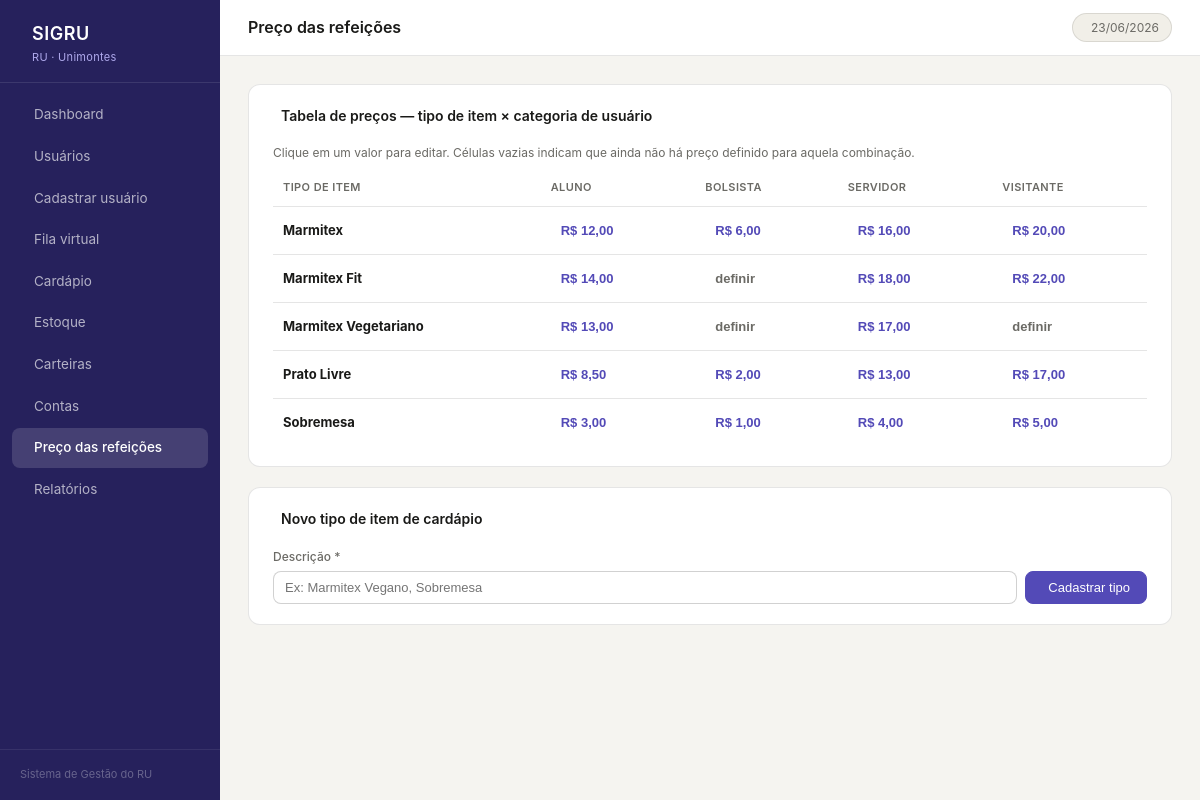
The page /precos.php on the database its author committed.
### tables this page shows
CREATE TABLE categoria_usuario (
    id_categoria  INT(3) UNSIGNED AUTO_INCREMENT,
    descricao     VARCHAR(50) NOT NULL,
    PRIMARY KEY (id_categoria)
);

CREATE TABLE itens_cardapio_tipo (
    id_tipo       INT(6) UNSIGNED AUTO_INCREMENT,
    descricao     VARCHAR(50) NOT NULL,
    PRIMARY KEY (id_tipo)
);

### precos.php (the view, shortened to what this page needs)
<?php
require_once 'includes/header.php';
$conn = getConnection();
$tipos = $conn->query("SELECT id_tipo, descricao FROM itens_cardapio_tipo ORDER BY descricao");
$tipos_arr = [];
while ($t = $tipos->fetch_assoc()) $tipos_arr[] = $t;
$categorias = $conn->query("SELECT id_categoria, descricao FROM categoria_usuario ORDER BY id_categoria");
$categorias_arr = [];
while ($c = $categorias->fetch_assoc()) $categorias_arr[] = $c;
$precos_raw = $conn->query("SELECT * FROM itens_cardapio_tipo_categorias_valores");
$mapa_precos = [];
while ($p = $precos_raw->fetch_assoc()) {
    $mapa_precos[$p['id_tipo']][$p['id_categoria']] = [
        'valor' => $p['valor'],
        'id'    => $p['id_categoria_valores'],
    ];
}
?>
<div class="card">
    <div class="card-title"><i class="ti ti-currency-dollar"></i> Tabela de preços — tipo de item × categoria de usuário</div>
    <p class="text-muted" style="margin-bottom:1rem">
        Clique em um valor para editar. Células vazias indicam que ainda não há preço definido para aquela combinação.
    </p>
    <div class="table-wrap">
        <table>
            <thead>
                <tr>
                    <th>Tipo de item</th>
                    <?php foreach ($categorias_arr as $cat): ?>
                        <th><?= htmlspecialchars($cat['descricao']) ?></th>
                    <?php endforeach; ?>
                </tr>
            </thead>
            <tbody>
                <?php foreach ($tipos_arr as $tipo): ?>
                <tr>
                    <td><strong><?= htmlspecialchars($tipo['descricao']) ?></strong></td>
                    <?php foreach ($categorias_arr as $cat):
                        $info = $mapa_precos[$tipo['id_tipo']][$cat['id_categoria']] ?? null;
                    ?>
                        <td>
                            <button type="button" class="btn-preco"
                                    data-id-tipo="<?= $tipo['id_tipo'] ?>"
                                    data-tipo-nome="<?= htmlspecialchars($tipo['descricao']) ?>"
                                    data-id-categoria="<?= $cat['id_categoria'] ?>"
                                    data-categoria-nome="<?= htmlspecialchars($cat['descricao']) ?>"
                                    data-valor="<?= $info ? number_format($info['valor'], 2, '.', '') : '' ?>"
                                    data-id-existente="<?= $info ? $info['id'] : '' ?>"
                                    style="border:none;background:none;cursor:pointer;padding:6px 10px;
                                           border-radius:var(--radius-md);font-size:13px;font-weight:600;
                                           color:<?= $info ? 'var(--purple-600)' : 'var(--text-muted)' ?>;
                                           width:100%;text-align:left">
                                <?php if ($info): ?>
                                    R$ <?= number_format($info['valor'], 2, ',', '.') ?>
                                <?php else: ?>
                                    <i class="ti ti-plus" style="font-size:13px"></i> definir
                                <?php endif; ?>
                            </button>
                        </td>
                    <?php endforeach; ?>
                </tr>
                <?php endforeach; ?>
            </tbody>
        </table>
    </div>
</div>
<div class="card">
    <div class="card-title"><i class="ti ti-plus"></i> Novo tipo de item de cardápio</div>
    <form method="POST" class="flex gap-2" style="align-items:flex-end">
        <div class="form-group" style="flex:1">
            <label>Descrição *</label>
            <input type="text" name="descricao_tipo" placeholder="Ex: Marmitex Vegano, Sobremesa">
        </div>
        <button type="submit" class="btn btn-primary">
            <i class="ti ti-device-floppy"></i> Cadastrar tipo
        </button>
    </form>
</div>
<?php
require_once 'includes/footer.php';
?>

### assets/css/style.css (style rules this page uses)
*, *::before, *::after { box-sizing: border-box; margin: 0; padding: 0; }
:root { --purple-50: #EEEDFE; --purple-200: #AFA9EC; --purple-600: #534AB7; --purple-800: #3C3489; --purple-900: #26215C; --teal-50: #E1F5EE; --teal-600: #0F6E56; --teal-800: #085041; --amber-50: #FAEEDA; --amber-600: #854F0B; --amber-800: #633806; --red-50: #FCEBEB; --red-600: #A32D2D; --green-50: #EAF3DE; --green-800: #27500A; --gray-50: #F1EFE8; --gray-100: #D3D1C7; --gray-400: #888780; --gray-800: #444441; --bg: #F5F4F0; --surface: #FFFFFF; --border: rgba(0,0,0,0.10); --border-md: rgba(0,0,0,0.18); --text: #1A1A18; --text-muted:#6B6A65; --radius-md: 8px; --radius-lg: 12px; --sidebar-w: 220px; }
body { font-family: 'Inter', system-ui, -apple-system, sans-serif; background: var(--bg); color: var(--text); font-size: 14px; line-height: 1.6; }
.card { background: var(--surface); border: 1px solid var(--border); border-radius: var(--radius-lg); padding: 1.25rem 1.5rem; margin-bottom: 1.25rem; }
.card-title { font-size: 14px; font-weight: 600; color: var(--text); margin-bottom: 1rem; display: flex; align-items: center; gap: 8px; }
.table-wrap { overflow-x: auto; }
table { width: 100%; border-collapse: collapse; font-size: 13px; }
thead th { text-align: left; font-size: 11px; font-weight: 600; text-transform: uppercase; letter-spacing: 0.4px; color: var(--text-muted); padding: 0 10px 10px; border-bottom: 1px solid var(--border); }
tbody td { padding: 10px; border-bottom: 1px solid var(--border); color: var(--text); vertical-align: middle; }
tbody tr:last-child td { border-bottom: none; }
.form-group { display: flex; flex-direction: column; gap: 5px; }
label { font-size: 12px; font-weight: 500; color: var(--text-muted); }
input[type="text"], input[type="number"], input[type="email"], select, textarea { width: 100%; padding: 8px 11px; border: 1px solid var(--border-md); border-radius: var(--radius-md); font-size: 13px; color: var(--text); background: var(--surface); transition: border-color 0.15s, box-shadow 0.15s; outline: none; }
.btn { display: inline-flex; align-items: center; gap: 6px; padding: 8px 16px; border-radius: var(--radius-md); font-size: 13px; font-weight: 500; cursor: pointer; border: 1px solid transparent; text-decoration: none; transition: opacity 0.15s, background 0.15s; }
.btn-primary { background: var(--purple-600); color: #fff; border-color: var(--purple-600); }
.flex { display: flex; }
.gap-2 { gap: 0.5rem; }
.text-muted { color: var(--text-muted); font-size: 12px; }

### rows shown on the page
categoria_usuario: descricao "ALUNO"
categoria_usuario: descricao "BOLSISTA", shows "definir"
categoria_usuario: descricao "SERVIDOR"
categoria_usuario: descricao "VISITANTE", shows "definir"
itens_cardapio_tipo: descricao "Marmitex", id_tipo.id_categoria "12,00", id_tipo.id_categoria "6,00", id_tipo.id_categoria "16,00", id_tipo.id_categoria "20,00"
itens_cardapio_tipo: descricao "Marmitex Fit", id_tipo.id_categoria "14,00", id_tipo.id_categoria "18,00", id_tipo.id_categoria "22,00"
itens_cardapio_tipo: descricao "Marmitex Vegetariano", id_tipo.id_categoria "13,00", id_tipo.id_categoria "17,00"
itens_cardapio_tipo: descricao "Prato Livre", id_tipo.id_categoria "8,50", id_tipo.id_categoria "2,00", id_tipo.id_categoria "13,00", id_tipo.id_categoria "17,00"
itens_cardapio_tipo: descricao "Sobremesa", id_tipo.id_categoria "3,00", id_tipo.id_categoria "1,00", id_tipo.id_categoria "4,00", id_tipo.id_categoria "5,00"

### other values the page prints
$info['label'] "Dashboard"
$info['label'] "Usuários"
$info['label'] "Cadastrar usuário"
$info['label'] "Fila virtual"
$info['label'] "Cardápio"
$info['label'] "Estoque"
$info['label'] "Carteiras"
$info['label'] "Contas"
$info['label'] "Preço das refeições"
$info['label'] "Relatórios"
$page_title "Preço das refeições"
